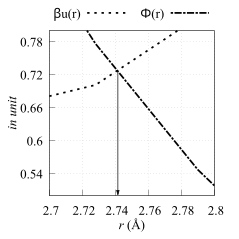

The gnuplot source for this figure:
# arrow x coordinate
axc = 2.74155
# arrow tail x coordinate
atyc = 0.727183
# arrow head x coordinate
ahyc = 0.501

set arrow 1 from axc, atyc to axc, ahyc head filled size screen 0.02,15 lw 2 lc rgb "black" front

lwca = 'LWCA.RES'

set terminal eps enhanced background rgb 'white' \
    size 2.39, 2.39                                    \
    font "Times New Roman,14pt"

set encoding iso_8859_1

set output 'sigma.eps'

#: range
xr_uf = 2.7
xr_ut = 2.8

yr_uf = 0.5
yr_ut = 0.8

set xr [xr_uf to xr_ut]
set yr [yr_uf to yr_ut]

#: tics
set xtics 0.0, 0.02 nomirror
set ytics 0.0, 0.06 nomirror

#: line styles

l_w = 5
set style line 11 dt (5,  10)                       lw l_w lc "black"
set style line 12 dt (5,  3, 15, 3) 		    lw l_w lc "black"

set xlabel "{/Times-Italic r} (\305)" offset 0, 0.5 font "Times New Roman,14"
set ylabel "{/Times-Italic in unit}" offset 2, 0 font "Times New Roman,14"

set grid
set size square

set key tmargin center offset 0, 0.05 horizontal maxrows 1 columns 2 \
           samplen 5 font "Times New Roman,14"

set margin 7.5, 3.7, 0.9, 0

pl lwca u 1:2 w l ls 11 title "{/Symbol b}u(r)", \
   ""   u 1:3 w l ls 12 title "{/Symbol F}(r)"
